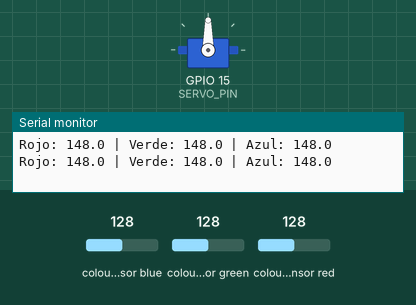
A sketch run on a simulated ESP32. On the bench: servo, the last lines printed to the serial monitor. The inputs (shaded band) are chosen by the test bench; at power-on: colour sensor blue 128, colour sensor green 128, colour sensor red 128.

Above: at 1.3 s.
1.4 s: colour sensor blue set to 123
At 2.4 s:
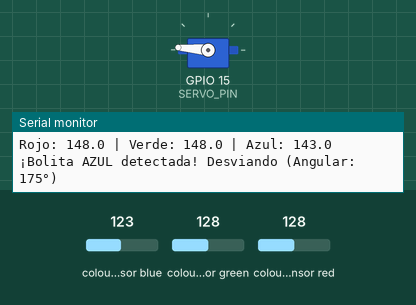
3.0 s: colour sensor green set to 125
4.5 s: colour sensor green set to 119
At 5.7 s:
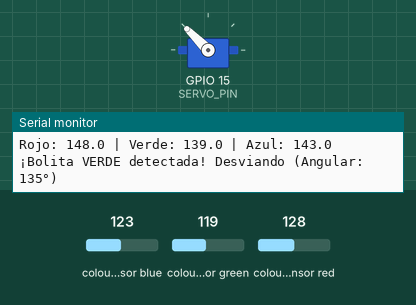
6.0 s: colour sensor red set to 123
7.5 s: colour sensor red set to 115
At 8.2 s:
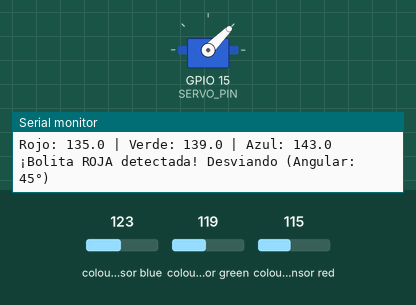
9.0 s: colour sensor blue set to 5
At 10.5 s:
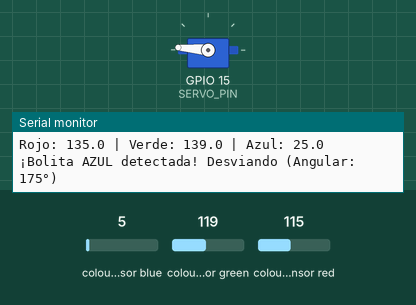
Timing chart, 0 to 11.5 s (numbered marks = the images above; inputs shaded):
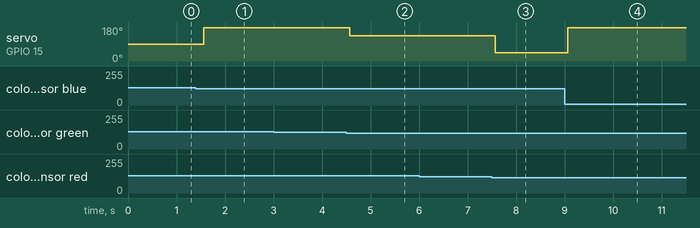

The sketch:

01_Sorting_RGB_SINCALIBRAR.ino
```cpp
#include <ESP32Servo.h>
#include <tcs3200.h>

// --- Configuración de Pines ---
const int PIN_S0  = 8;
const int PIN_S1  = 9;
const int PIN_S2  = 11;
const int PIN_S3  = 10;
const int PIN_OUT = 12;

const int SERVO_PIN = 15;

// Instanciar el sensor de color y el servo
tcs3200 tcs(PIN_S0, PIN_S1, PIN_S2, PIN_S3, PIN_OUT);
Servo desviador;

// --- Estructura para tener una lectura más estable ---
struct RawSample {
  float r;
  float g;
  float b;
  float c;
};

// --- Variables de Control y Tiempo ---
unsigned long tPrevia = 0;
const long intervaloLectura = 500; // Validar color cada 500ms

// --- Umbral de Detección (ajustar con la luz de la sala) ---
// Valores MÁS BAJOS indican MÁS intensidad de color detectada
const int UMBRAL_PRESENCIA = 150;

// --------------------------------------------------
// Función para tomar múltiples muestras y promediarlas (mejora estabilidad)
// --------------------------------------------------
RawSample readAveragedRawSample(int samples) {
  RawSample s = {0, 0, 0, 0};

  if (samples <= 0) {
    samples = 1;
  }

  for (int i = 0; i < samples; i++) {
    s.r += tcs.colorRead('r');
    s.g += tcs.colorRead('g');
    s.b += tcs.colorRead('b');
    s.c += tcs.colorRead('c');
  }

  s.r /= samples;
  s.g /= samples;
  s.b /= samples;
  s.c /= samples;

  return s;
}

void setup() {
  Serial.begin(115200);

  // Configuración de los temporizadores de ESP32Servo
  ESP32PWM::allocateTimer(0);
  ESP32PWM::allocateTimer(1);
  ESP32PWM::allocateTimer(2);
  ESP32PWM::allocateTimer(3);
  desviador.setPeriodHertz(50); // Servo estándar de 50Hz

  desviador.attach(SERVO_PIN, 1000, 2000);
  desviador.write(90); // Posición neutral por defecto

  Serial.println("Iniciando Módulo 01: Sorting RGB (Promediado sin calibrar)");
}

void loop() {
  unsigned long tActual = millis();

  // Se evalúa de manera asíncrona mediante millis
  if (tActual - tPrevia >= intervaloLectura) {
    tPrevia = tActual;

    // Obtenemos una lectura promediando 5 muestras al instante
    RawSample lecturaPromedio = readAveragedRawSample(5);

    Serial.print("Rojo: "); Serial.print(lecturaPromedio.r, 1);
    Serial.print(" | Verde: "); Serial.print(lecturaPromedio.g, 1);
    Serial.print(" | Azul: "); Serial.println(lecturaPromedio.b, 1);

    // LÓGICA DE CLASIFICACIÓN
    // Comprobamos si al menos un color cruzó el umbral de presencia,
    // lo que significa que el objeto está suficientemente cerca.
    if (lecturaPromedio.r < UMBRAL_PRESENCIA ||
        lecturaPromedio.g < UMBRAL_PRESENCIA ||
        lecturaPromedio.b < UMBRAL_PRESENCIA) {

      // Es ROJO si el valor promedio de rojo es el menor de los tres
      if (lecturaPromedio.r < lecturaPromedio.g && lecturaPromedio.r < lecturaPromedio.b) {
        Serial.println("¡Bolita ROJA detectada! Desviando (Angular: 45°)");
        desviador.write(45);
      }
      // Es VERDE si el valor promedio verde es el menor de los tres
      else if (lecturaPromedio.g < lecturaPromedio.r && lecturaPromedio.g < lecturaPromedio.b) {
        Serial.println("¡Bolita VERDE detectada! Desviando (Angular: 135°)");
        desviador.write(135);
      }
      // Es AZUL si el valor promedio azul es el menor de los tres
      else if (lecturaPromedio.b < lecturaPromedio.r && lecturaPromedio.b < lecturaPromedio.g) {
        Serial.println("¡Bolita AZUL detectada! Desviando (Angular: 175°)");
        desviador.write(175);
      }

    } else {
      // Los valores de todos los colores son altos (baja intensidad de lectura reflejada)
      // => No hay ninguna bolita frente al sensor
      desviador.write(90); // Mantener el camino neutral abierto
    }
  }
}
```

Measured:
- the behaviour switches between 128 and 127 on colour sensor blue (found by bisection; images 0 and 1)
- the behaviour switches between 123 and 122 on colour sensor green (found by bisection; images 1 and 2)
- the behaviour switches between 119 and 118 on colour sensor red (found by bisection; images 2 and 3)
- after the input at 1.4 s, servo on GPIO 15 (SERVO_PIN): 90° → 175° after 0.17 s
- after the input at 4.5 s, servo on GPIO 15 (SERVO_PIN): 175° → 135° after 0.07 s
- after the input at 7.5 s, servo on GPIO 15 (SERVO_PIN): 135° → 45° after 0.07 s
- after the input at 9.0 s, servo on GPIO 15 (SERVO_PIN): 45° → 175° after 0.07 s
